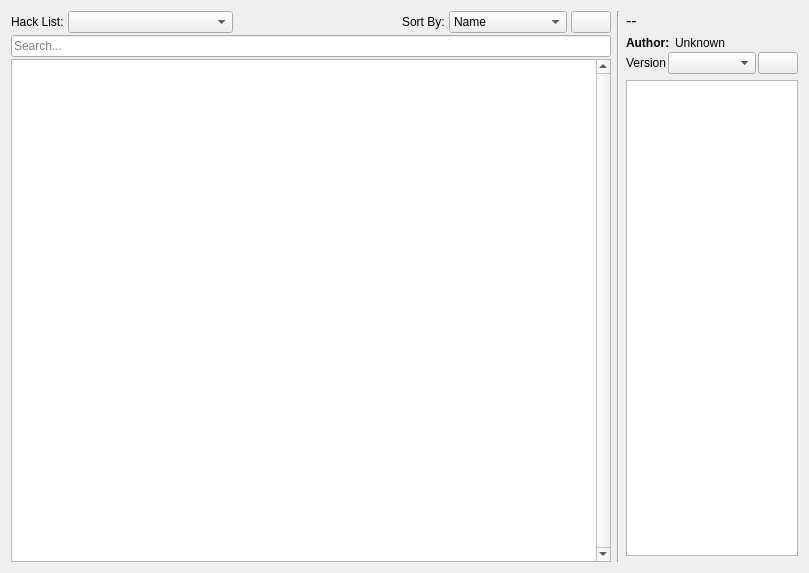
<?xml version="1.0" encoding="UTF-8"?>
<ui version="4.0">
 <class>RhdcHackView</class>
 <widget class="QWidget" name="RhdcHackView">
  <property name="geometry">
   <rect>
    <x>0</x>
    <y>0</y>
    <width>809</width>
    <height>573</height>
   </rect>
  </property>
  <property name="windowTitle">
   <string notr="true">Form</string>
  </property>
  <layout class="QHBoxLayout" name="horizontalLayout_4" stretch="2,0,1">
   <item>
    <layout class="QVBoxLayout" name="verticalLayout_2">
     <property name="spacing">
      <number>2</number>
     </property>
     <item>
      <layout class="QHBoxLayout" name="horizontalLayout">
       <property name="spacing">
        <number>4</number>
       </property>
       <item>
        <widget class="QLabel" name="label">
         <property name="text">
          <string>Hack List:</string>
         </property>
         <property name="buddy">
          <cstring>playlistSelect</cstring>
         </property>
        </widget>
       </item>
       <item>
        <widget class="QComboBox" name="playlistSelect">
         <property name="sizePolicy">
          <sizepolicy hsizetype="MinimumExpanding" vsizetype="Fixed">
           <horstretch>0</horstretch>
           <verstretch>0</verstretch>
          </sizepolicy>
         </property>
        </widget>
       </item>
       <item>
        <spacer name="horizontalSpacer">
         <property name="orientation">
          <enum>Qt::Horizontal</enum>
         </property>
         <property name="sizeHint" stdset="0">
          <size>
           <width>40</width>
           <height>20</height>
          </size>
         </property>
        </spacer>
       </item>
       <item>
        <widget class="QLabel" name="label_4">
         <property name="text">
          <string>Sort By:</string>
         </property>
         <property name="buddy">
          <cstring>sortSelect</cstring>
         </property>
        </widget>
       </item>
       <item>
        <widget class="QComboBox" name="sortSelect">
         <property name="sizePolicy">
          <sizepolicy hsizetype="Minimum" vsizetype="Fixed">
           <horstretch>0</horstretch>
           <verstretch>0</verstretch>
          </sizepolicy>
         </property>
         <item>
          <property name="text">
           <string>Name</string>
          </property>
         </item>
         <item>
          <property name="text">
           <string>Popularity</string>
          </property>
         </item>
         <item>
          <property name="text">
           <string>Rating</string>
          </property>
         </item>
         <item>
          <property name="text">
           <string>Difficulty</string>
          </property>
         </item>
         <item>
          <property name="text">
           <string>Last Played</string>
          </property>
         </item>
         <item>
          <property name="text">
           <string>Play Time</string>
          </property>
         </item>
         <item>
          <property name="text">
           <string>Stars</string>
          </property>
         </item>
         <item>
          <property name="text">
           <string extracomment="&quot;Fixed Shuffle&quot; means that the order of the roms is arbitrary, but will be consistent every time, as opposed to the &quot;Random Shuffle&quot; option which is randomized every time">Fixed Shuffle</string>
          </property>
         </item>
         <item>
          <property name="text">
           <string>Random Shuffle</string>
          </property>
         </item>
        </widget>
       </item>
       <item>
        <widget class="QPushButton" name="sortOrderButton">
         <property name="text">
          <string notr="true"/>
         </property>
         <property name="icon">
          <iconset theme="view-sort-descending">
           <normaloff>.</normaloff>.</iconset>
         </property>
        </widget>
       </item>
      </layout>
     </item>
     <item>
      <widget class="QLineEdit" name="searchBar">
       <property name="placeholderText">
        <string>Search...</string>
       </property>
       <property name="clearButtonEnabled">
        <bool>true</bool>
       </property>
      </widget>
     </item>
     <item>
      <widget class="RhdcHackListView" name="hackList">
       <property name="minimumSize">
        <size>
         <width>600</width>
         <height>0</height>
        </size>
       </property>
       <property name="verticalScrollBarPolicy">
        <enum>Qt::ScrollBarAlwaysOn</enum>
       </property>
       <property name="horizontalScrollBarPolicy">
        <enum>Qt::ScrollBarAlwaysOff</enum>
       </property>
       <property name="editTriggers">
        <set>QAbstractItemView::CurrentChanged</set>
       </property>
       <property name="verticalScrollMode">
        <enum>QAbstractItemView::ScrollPerPixel</enum>
       </property>
       <property name="layoutMode">
        <enum>QListView::Batched</enum>
       </property>
       <property name="uniformItemSizes">
        <bool>true</bool>
       </property>
       <property name="batchSize">
        <number>10</number>
       </property>
       <property name="itemAlignment">
        <set>Qt::AlignLeading|Qt::AlignLeft|Qt::AlignTop</set>
       </property>
      </widget>
     </item>
    </layout>
   </item>
   <item>
    <widget class="Line" name="line">
     <property name="orientation">
      <enum>Qt::Vertical</enum>
     </property>
    </widget>
   </item>
   <item>
    <layout class="QVBoxLayout" name="verticalLayout_3" stretch="0,0,1,0">
     <item>
      <widget class="QLabel" name="hackTitleLabel">
       <property name="font">
        <font>
         <pointsize>12</pointsize>
        </font>
       </property>
       <property name="text">
        <string notr="true">--</string>
       </property>
       <property name="textFormat">
        <enum>Qt::PlainText</enum>
       </property>
       <property name="wordWrap">
        <bool>true</bool>
       </property>
      </widget>
     </item>
     <item>
      <widget class="QFrame" name="hackInfoPane">
       <layout class="QVBoxLayout" name="verticalLayout">
        <property name="spacing">
         <number>2</number>
        </property>
        <property name="leftMargin">
         <number>0</number>
        </property>
        <property name="topMargin">
         <number>0</number>
        </property>
        <property name="rightMargin">
         <number>0</number>
        </property>
        <property name="bottomMargin">
         <number>0</number>
        </property>
        <item>
         <layout class="QHBoxLayout" name="horizontalLayout_3">
          <item>
           <widget class="QLabel" name="authorsLabel">
            <property name="font">
             <font>
              <weight>75</weight>
              <bold>true</bold>
             </font>
            </property>
            <property name="text">
             <string notr="true">Author: </string>
            </property>
            <property name="textFormat">
             <enum>Qt::PlainText</enum>
            </property>
            <property name="alignment">
             <set>Qt::AlignLeading|Qt::AlignLeft|Qt::AlignTop</set>
            </property>
           </widget>
          </item>
          <item>
           <widget class="QLabel" name="authorsList">
            <property name="sizePolicy">
             <sizepolicy hsizetype="Expanding" vsizetype="Preferred">
              <horstretch>0</horstretch>
              <verstretch>0</verstretch>
             </sizepolicy>
            </property>
            <property name="text">
             <string notr="true">Unknown</string>
            </property>
            <property name="textFormat">
             <enum>Qt::PlainText</enum>
            </property>
            <property name="wordWrap">
             <bool>true</bool>
            </property>
           </widget>
          </item>
         </layout>
        </item>
        <item>
         <layout class="QHBoxLayout" name="horizontalLayout_2">
          <item>
           <widget class="QLabel" name="label_2">
            <property name="text">
             <string>Version</string>
            </property>
            <property name="buddy">
             <cstring>versionSelect</cstring>
            </property>
           </widget>
          </item>
          <item>
           <widget class="QComboBox" name="versionSelect">
            <property name="sizePolicy">
             <sizepolicy hsizetype="MinimumExpanding" vsizetype="Fixed">
              <horstretch>0</horstretch>
              <verstretch>0</verstretch>
             </sizepolicy>
            </property>
           </widget>
          </item>
          <item>
           <widget class="QPushButton" name="actionButton">
            <property name="text">
             <string/>
            </property>
            <property name="icon">
             <iconset theme="application-menu">
              <normaloff>.</normaloff>.</iconset>
            </property>
           </widget>
          </item>
         </layout>
        </item>
       </layout>
      </widget>
     </item>
     <item>
      <widget class="QPlainTextEdit" name="hackDescription">
       <property name="sizePolicy">
        <sizepolicy hsizetype="Expanding" vsizetype="Ignored">
         <horstretch>0</horstretch>
         <verstretch>0</verstretch>
        </sizepolicy>
       </property>
       <property name="horizontalScrollBarPolicy">
        <enum>Qt::ScrollBarAlwaysOff</enum>
       </property>
       <property name="textInteractionFlags">
        <set>Qt::TextSelectableByMouse</set>
       </property>
      </widget>
     </item>
     <item>
      <widget class="RomSettingsWidgetSlot" name="settingsSlot">
       <property name="sizePolicy">
        <sizepolicy hsizetype="Preferred" vsizetype="Minimum">
         <horstretch>0</horstretch>
         <verstretch>0</verstretch>
        </sizepolicy>
       </property>
       <property name="frameShape">
        <enum>QFrame::NoFrame</enum>
       </property>
       <property name="frameShadow">
        <enum>QFrame::Raised</enum>
       </property>
      </widget>
     </item>
    </layout>
   </item>
  </layout>
 </widget>
 <customwidgets>
  <customwidget>
   <class>RhdcHackListView</class>
   <extends>QListView</extends>
   <header>src/rhdc/ui/rhdc-hack-list-view.hpp</header>
   <slots>
    <signal>selectedHackChanged(const RhdcHackExt*)</signal>
    <slot>searchChanged(QString)</slot>
   </slots>
  </customwidget>
  <customwidget>
   <class>RomSettingsWidgetSlot</class>
   <extends>QFrame</extends>
   <header>src/ui/rom-settings-widget.hpp</header>
   <container>1</container>
  </customwidget>
 </customwidgets>
 <tabstops>
  <tabstop>playlistSelect</tabstop>
  <tabstop>sortSelect</tabstop>
  <tabstop>sortOrderButton</tabstop>
  <tabstop>hackList</tabstop>
  <tabstop>versionSelect</tabstop>
  <tabstop>actionButton</tabstop>
 </tabstops>
 <resources>
  <include location="../../../../data/resources.qrc"/>
 </resources>
 <connections>
  <connection>
   <sender>hackList</sender>
   <signal>selectedHackChanged(const RhdcHackExt*)</signal>
   <receiver>RhdcHackView</receiver>
   <slot>hackSelected(const RhdcHackExt*)</slot>
   <hints>
    <hint type="sourcelabel">
     <x>391</x>
     <y>196</y>
    </hint>
    <hint type="destinationlabel">
     <x>607</x>
     <y>530</y>
    </hint>
   </hints>
  </connection>
  <connection>
   <sender>sortSelect</sender>
   <signal>currentIndexChanged(int)</signal>
   <receiver>RhdcHackView</receiver>
   <slot>sortingChanged()</slot>
   <hints>
    <hint type="sourcelabel">
     <x>501</x>
     <y>20</y>
    </hint>
    <hint type="destinationlabel">
     <x>462</x>
     <y>40</y>
    </hint>
   </hints>
  </connection>
  <connection>
   <sender>sortOrderButton</sender>
   <signal>clicked()</signal>
   <receiver>RhdcHackView</receiver>
   <slot>changeSortOrder()</slot>
   <hints>
    <hint type="sourcelabel">
     <x>595</x>
     <y>33</y>
    </hint>
    <hint type="destinationlabel">
     <x>554</x>
     <y>41</y>
    </hint>
   </hints>
  </connection>
  <connection>
   <sender>versionSelect</sender>
   <signal>currentIndexChanged(int)</signal>
   <receiver>RhdcHackView</receiver>
   <slot>versionSelected()</slot>
   <hints>
    <hint type="sourcelabel">
     <x>763</x>
     <y>90</y>
    </hint>
    <hint type="destinationlabel">
     <x>302</x>
     <y>521</y>
    </hint>
   </hints>
  </connection>
  <connection>
   <sender>playlistSelect</sender>
   <signal>currentIndexChanged(int)</signal>
   <receiver>RhdcHackView</receiver>
   <slot>playlistChanged()</slot>
   <hints>
    <hint type="sourcelabel">
     <x>180</x>
     <y>21</y>
    </hint>
    <hint type="destinationlabel">
     <x>264</x>
     <y>2</y>
    </hint>
   </hints>
  </connection>
  <connection>
   <sender>actionButton</sender>
   <signal>clicked()</signal>
   <receiver>RhdcHackView</receiver>
   <slot>actionButtonClicked()</slot>
   <hints>
    <hint type="sourcelabel">
     <x>800</x>
     <y>90</y>
    </hint>
    <hint type="destinationlabel">
     <x>608</x>
     <y>567</y>
    </hint>
   </hints>
  </connection>
  <connection>
   <sender>searchBar</sender>
   <signal>textEdited(QString)</signal>
   <receiver>hackList</receiver>
   <slot>searchChanged(QString)</slot>
   <hints>
    <hint type="sourcelabel">
     <x>98</x>
     <y>55</y>
    </hint>
    <hint type="destinationlabel">
     <x>119</x>
     <y>168</y>
    </hint>
   </hints>
  </connection>
 </connections>
 <slots>
  <slot>hackSelected(const RhdcHackExt*)</slot>
  <slot>sortingChanged()</slot>
  <slot>changeSortOrder()</slot>
  <slot>versionSelected()</slot>
  <slot>playlistChanged()</slot>
  <slot>actionButtonClicked()</slot>
 </slots>
</ui>
